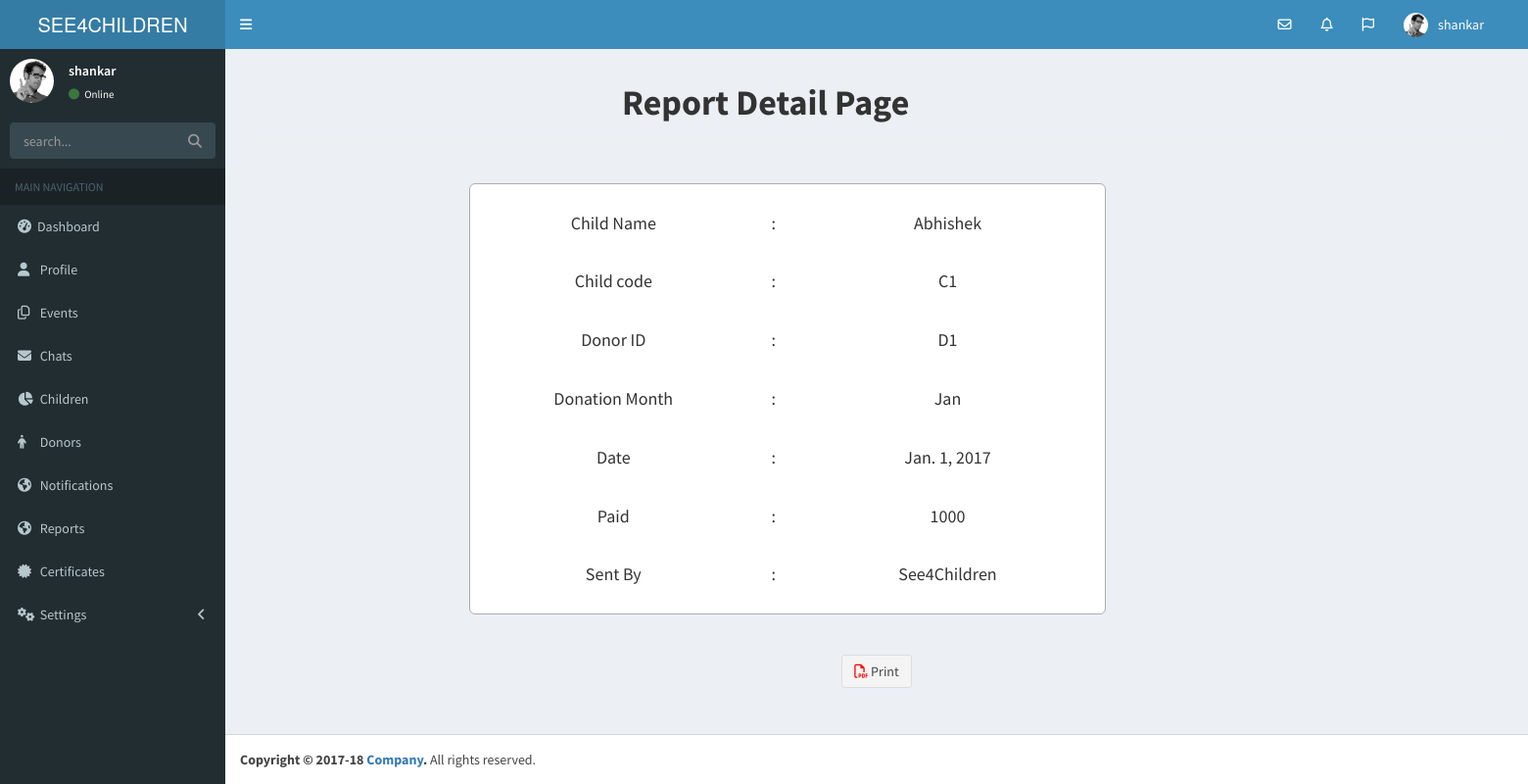
Page /report_detail/17/ (signed in) on the committed database.
### superadmin/models.py (models this page shows)
class Invoice(models.Model):
    select_ngo = models.ForeignKey(NGO, default=1)
    child_name = models.CharField(max_length=100)
    child_code = models.CharField(max_length=6, null=True, blank=True)
    donor_id = models.CharField(max_length=100)
    donation_month = models.CharField(choices=(
        ('jan', "January",),
        ('feb', "February"),
        ('mar', "March"),
        ('apr', "April"),
        ('may', "May"),
        ('jun', "June"),
        ('jul', "July"),
        ('aug', "August"),
        ('sep', "September"),
        ('oct', "October"),
        ('nov', "November"),
        ('dec', "December"),
    ), max_length=10
    )
    date = models.DateField()
    paid = models.CharField(max_length=10)
    time_stamp = models.DateTimeField(auto_now=True, auto_created=True)

### NGO/views.py (the view)
# urls.py: url(r'^report_detail/(?P<id>\d+)/$', views.report_detail, name='report_detail'),
@login_required
def report_detail(request, id):
    form = get_object_or_404(Invoice, id=id)
    return render(request, 'ngo/report_detail.html', {'form': form})

### templates/ngo/report_detail.html
{% extends 'ngo/base.html' %}
{% block content %}
    <div class="content-wrapper">
    <section class="content">
        <h1 style="margin-left: 30%"><b>Report Detail Page</b></h1><hr/><hr/>
        <div style="background: #fff; height: auto; width: 650px; margin-left: 18%; border: 1px solid #adacac;  border-radius: 6px;">
            <div class="container">
            <div class="row"><br>
                <div class="col-md-3" style="text-align: center">
                    <h4>Child Name</h4><br>
                    <h4>Child code</h4><br>
                    <h4>Donor ID</h4><br>
                    <h4>Donation Month</h4><br>
                    <h4>Date</h4><br>
                    <h4>Paid</h4><br>
                    <h4>Sent By</h4><br>
                </div>
                <div class="col-md-1">
                    <h4>:</h4><br>
                    <h4>:</h4><br>
                    <h4>:</h4><br>
                    <h4>:</h4><br>
                    <h4>:</h4><br>
                    <h4>:</h4><br>
                    <h4>:</h4><br>
                </div>
                <div class="col-md-2" style="text-align: center">
                    <h4>{{ form.child_name }}</h4><br>
                    <h4>{{ form.child_code }}</h4><br>
                    <h4>{{ form.donor_id }}</h4><br>
                    <h4>{{ form.donation_month.capitalize }}</h4><br>
                    <h4>{{ form.date }}</h4><br>
                    <h4>{{ form.paid }}</h4><br>
                    <h4>See4Children</h4><br>
                </div>
            </div>
        </div>
        </div><hr/>
        <center><a href="/print_report/{{ form.id }}" target="_blank" class="btn btn-default"><i class="fa fa-file-pdf-o" style="color: red;"></i> Print</a></center>
    </section>
    </div>
{% endblock %}

### templates/ngo/base.html (shortened to what this page needs)
<!DOCTYPE html>
<html>
<head>
    {% load staticfiles %}
  <link rel="stylesheet" href="{% static 'bower_components/bootstrap/dist/css/bootstrap.min.css' %}">
  <link rel="stylesheet" href="{% static 'bower_components/font-awesome/css/font-awesome.min.css' %}">
  <link rel="stylesheet" href="{% static 'bower_components/Ionicons/css/ionicons.min.css' %}">
  <link rel="stylesheet" href="{% static 'dist/css/AdminLTE.min.css' %}">
  <link rel="stylesheet" href="{% static 'dist/css/skins/_all-skins.min.css' %}">
  <link rel="stylesheet" href="{% static 'plugins/bootstrap-wysihtml5/bootstrap3-wysihtml5.min.css' %}">
  <link rel="stylesheet" href="http://code.jquery.com/ui/1.8.18/themes/base/jquery-ui.css" type="text/css" media="all"/>
</head>
<body class="hold-transition skin-blue sidebar-mini">
 <header class="main-header">
    <a href="/" class="logo">
      <span class="logo-lg">SEE4CHILDREN</span>
    </a>
    <nav class="navbar navbar-static-top" role="navigation">
      <a href="#" class="sidebar-toggle" data-toggle="push-menu" role="button">
      </a>
      <div class="navbar-custom-menu">
        <ul class="nav navbar-nav">
          <li class="dropdown messages-menu">
            <a href="#" class="dropdown-toggle" data-toggle="dropdown">
              <i class="fa fa-envelope-o"></i>
            </a>
          </li>
          <li class="dropdown notifications-menu">
            <a href="#" class="dropdown-toggle" data-toggle="dropdown">
              <i class="fa fa-bell-o"></i>
            </a>
          </li>
          <li class="dropdown tasks-menu">
            <a href="#" class="dropdown-toggle" data-toggle="dropdown">
              <i class="fa fa-flag-o"></i>
            </a>
          </li>
          <li class="dropdown user user-menu">
            <a href="#" class="dropdown-toggle" data-toggle="dropdown">
              <img src="{% static "dist/img/user2-160x160.jpg" %}" class="user-image" alt="User Image">
              <span class="hidden-xs">{{ user }}</span>
            </a>
          </li>
          <li>
            <a href="#"></a>
          </li>
        </ul>
      </div>
    </nav>
  </header>
  <aside class="main-sidebar">
      {% if not loggedIn %}
    <section class="sidebar">
      <div class="user-panel">
        <div class="pull-left image">
          <img src="{% static "dist/img/user2-160x160.jpg" %}" class="img-circle" alt="User Image">
        </div>
        <div class="pull-left info">
          <p>{{ user }}</p>
          <a href="#"><i class="fa fa-circle text-success"></i> Online</a>
        </div>
      </div>
      <form method="get" role="search" action="{% url 'NGO:index' %}" class="sidebar-form">
        <div class="input-group">
          <input type="text" name="q" class="form-control" value="{{ request.GET.get }}" placeholder="search...">
          <span class="input-group-btn">
              <button type="submit" class="btn btn-flat"><i class="fa fa-search"></i>
              </button>
            </span>
        </div>
      </form>
        <ul class="sidebar-menu" data-widget="tree">
        <li class="header">MAIN NAVIGATION</li>
        <li>
          <a href="/">
            <i class="fa fa-dashboard"></i><span>Dashboard</span>
          </a>
        </li>
        <li>
          <a href="/profile/">
            <i class="fa fa-user"></i> <span>Profile</span>
          </a>
        </li>
        <li>
          <a href="/event_list/">
            <i class="fa fa-files-o"></i>
            <span>Events</span>
          </a>
        </li>
        <li>
          <a href="/messages/admin/">
            <i class="fa fa-envelope"></i> <span>Chats</span>
          </a>
        </li>
        <li>
          <a href="/children_list/">
            <i class="fa fa-pie-chart"></i>
            <span>Children</span>
          </a>
        </li>
        <li>
          <a href="/donor_list/">
            <i class="fa fa-male"></i> <span>Donors</span>
          </a>
        </li>
         <li>
          <a href="/notification_list/">
            <i class="fa fa-globe"></i> <span>Notifications</span>
          </a>
        </li>
        <li>
          <a href="/reports/">
            <i class="fa fa-globe"></i> <span>Reports</span>
          </a>
        </li>
        <li>
          <a href="/certificate/">
            <i class="fa fa-certificate"></i> <span>Certificates</span>
          </a>
        </li>
        <li class="treeview">
          <a href="#">
            <i class="fa fa-gears"></i> <span>Settings</span>
            <span class="pull-right-container">
              <i class="fa fa-angle-left pull-right"></i>
            </span>
          </a>
        </li>
        </ul>
    </section>
      {% endif %}
  </aside>
    {% block content %}
    {% endblock %}
<footer class="main-footer">
    <strong>Copyright &copy; 2017-18 <a href="#">Company</a>.</strong> All rights reserved.
  </footer>
</body>
</body>
</html>

### rows in the picture
Invoice: child_name "Abhishek", child_code "C1", donor_id "D1", donation_month "Jan", date "Jan. 1, 2017", paid "1000"

### other values in the picture
{{ user }} "shankar"
